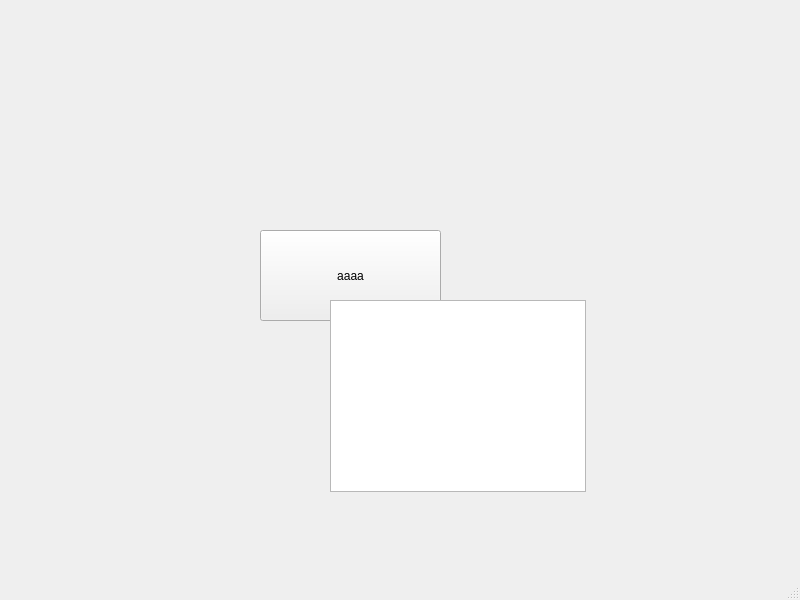
<?xml version="1.0" encoding="UTF-8"?>
<ui version="4.0">
 <class>MainWindow</class>
 <widget class="QMainWindow" name="MainWindow">
  <property name="geometry">
   <rect>
    <x>0</x>
    <y>0</y>
    <width>800</width>
    <height>600</height>
   </rect>
  </property>
  <property name="windowTitle">
   <string>MainWindow</string>
  </property>
  <widget class="QWidget" name="centralwidget">
   <widget class="QPushButton" name="pushButton">
    <property name="geometry">
     <rect>
      <x>260</x>
      <y>230</y>
      <width>181</width>
      <height>91</height>
     </rect>
    </property>
    <property name="text">
     <string>aaaa</string>
    </property>
   </widget>
   <widget class="QTableView" name="tableView">
    <property name="geometry">
     <rect>
      <x>330</x>
      <y>300</y>
      <width>256</width>
      <height>192</height>
     </rect>
    </property>
   </widget>
  </widget>
  <widget class="QMenuBar" name="menubar">
   <property name="geometry">
    <rect>
     <x>0</x>
     <y>0</y>
     <width>800</width>
     <height>20</height>
    </rect>
   </property>
  </widget>
  <widget class="QStatusBar" name="statusbar"/>
 </widget>
 <resources/>
 <connections/>
</ui>
